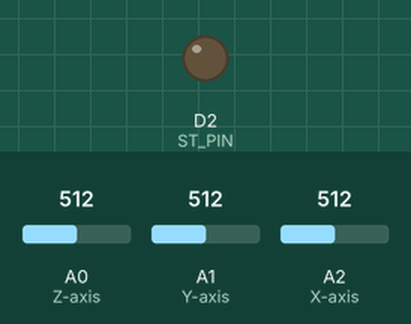
Recording of a program running on a simulated STM32 Nucleo. Parts: output pins drawn as LEDs (lit = HIGH). The inputs (shaded band) are chosen by the test bench; at power-on: A0 (Z-axis) = 512, A1 (Y-axis) = 512, A2 (X-axis) = 512. What the program prints to the serial monitor is not drawn.

Above: at 0.7 s.
Timing chart, 0 to 2.2 s (numbered marks = the images above):
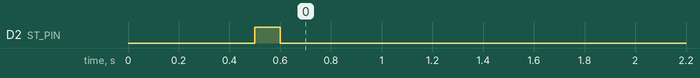

The program:

main.cpp
```cpp
#include <Arduino.h>
/*
void setup()
{

}

void loop()
{

}

float read_voltage(int pin)
{
  READ analog value from pin
  CONVERT to voltage using ADC formula
  RETURN voltage
}

void self_test()
{
Serial.println("Starting Self-Test...");

// Step 1: Read baseline acceleration values
x_baseline = read_voltage(X_PIN)
y_baseline = read_voltage(Y_PIN)
z_baseline = read_voltage(Z_PIN)

// Step 2: Enable self-test mode
SET ST_PIN HIGH
WAIT 100 milliseconds

// Step 3: Read new acceleration values
x_test = read_voltage(X_PIN)
y_test = read_voltage(Y_PIN)
z_test = read_voltage(Z_PIN)

// Step 4: Calculate changes
x_change = x_test - x_baseline
y_change = y_test - y_baseline
z_change = z_test - z_baseline

PRINT "X Change:", x_change
PRINT "Y Change:", y_change
PRINT "Z Change:", z_change

// Step 5: Compare with expected values
pass = TRUE
IF absolute(x_change - (-0.325)) > 0.1 THEN
    PRINT "X-axis test failed!"
    pass = FALSE
ENDIF

IF absolute(y_change - (0.325)) > 0.1 THEN
    PRINT "Y-axis test failed!"
    pass = FALSE
ENDIF

IF absolute(z_change - (0.550)) > 0.1 THEN
    PRINT "Z-axis test failed!"
    pass = FALSE
ENDIF

// Step 6: Disable self-test mode
SET ST_PIN LOW

// Step 7: Output result
}
*/


// === Pin Definitions ===
#define ST_PIN 2     // Self-Test control pin
#define X_PIN A2
#define Y_PIN A1
#define Z_PIN A0
// === Constants ===
const float SUPPLY_VOLTAGE = 3.3;   // Change if using a different supply voltage
const float TOLERANCE = 0.1;        // Allowable error in g-forces

// Expected self-test voltage changes for 3V (can scale cubically with Vs)
const float EXPECTED_X_CHANGE = -0.325;  // in volts
const float EXPECTED_Y_CHANGE =  0.325;
const float EXPECTED_Z_CHANGE =  0.550;

// === Read Analog Voltage ===
float readVoltage(int pin) {
    int analogVal = analogRead(pin);
    return (analogVal * SUPPLY_VOLTAGE) / 1023.0; //ADC_resolution value = 1023
}

// === Get Sensor Readings (X, Y, Z) ===
void getSensorReadings(float &x, float &y, float &z) {
    x = readVoltage(X_PIN);
    y = readVoltage(Y_PIN);
    z = readVoltage(Z_PIN);
}

// === Check Self-Test Response ===
bool checkSelfTest(float xChange, float yChange, float zChange) {
    bool pass = true;

    if (abs(xChange - EXPECTED_X_CHANGE) > TOLERANCE) {
        Serial.println("X-axis self-test failed.");
        pass = false;
    }
    if (abs(yChange - EXPECTED_Y_CHANGE) > TOLERANCE) {
        Serial.println("Y-axis self-test failed.");
        pass = false;
    }
    if (abs(zChange - EXPECTED_Z_CHANGE) > TOLERANCE) {
        Serial.println("Z-axis self-test failed.");
        pass = false;
    }

    return pass;
}

// === Self-Test Routine ===
void runSelfTest() {
    Serial.println("Running ADXL335 Self-Test...");

    // Step 1: Read baseline
    float xBase, yBase, zBase;
    getSensorReadings(xBase, yBase, zBase);

    // Step 2: Enable self-test mode
    digitalWrite(ST_PIN, HIGH);
    delay(100);  // Wait for sensor to respond

    // Step 3: Read test values
    float xTest, yTest, zTest;
    getSensorReadings(xTest, yTest, zTest);

    // Step 4: Disable self-test mode
    digitalWrite(ST_PIN, LOW);

    // Step 5: Calculate changes
    float xChange = xTest - xBase;
    float yChange = yTest - yBase;
    float zChange = zTest - zBase;

    // Step 6: Print results
    Serial.print("X Change: "); Serial.println(xChange, 3);
    Serial.print("Y Change: "); Serial.println(yChange, 3);
    Serial.print("Z Change: "); Serial.println(zChange, 3);

    // Step 7: Evaluate test
    bool passed = checkSelfTest(xChange, yChange, zChange);

    if (passed) {
        Serial.println(" Self-Test PASSED.");
    } else {
        Serial.println(" Self-Test FAILED.");
    }
}

// === Setup ===
void setup() {

    pinMode(A0, INPUT); // Z-axis
    pinMode(A1, INPUT); // Y-axis
    pinMode(A2, INPUT); // X-axis

    // Serial output for debugging
    Serial.begin(115200);
    pinMode(ST_PIN, OUTPUT);
    digitalWrite(ST_PIN, LOW);  // Ensure ST is LOW initially
    delay(500);


    runSelfTest();  // Call self-test at startup
}

// === Loop ===
void loop() {

}
```
